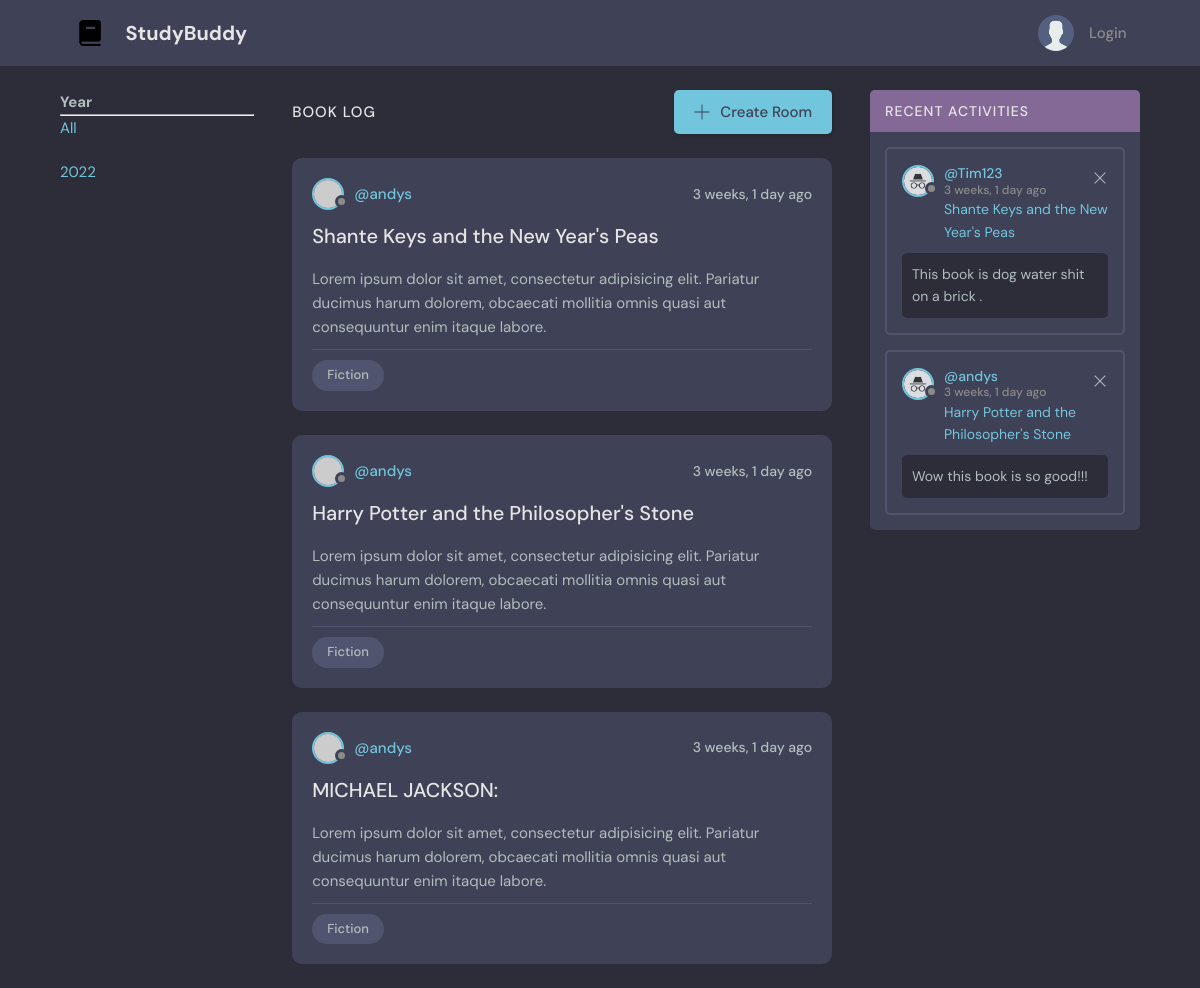
The app's page /, older data.
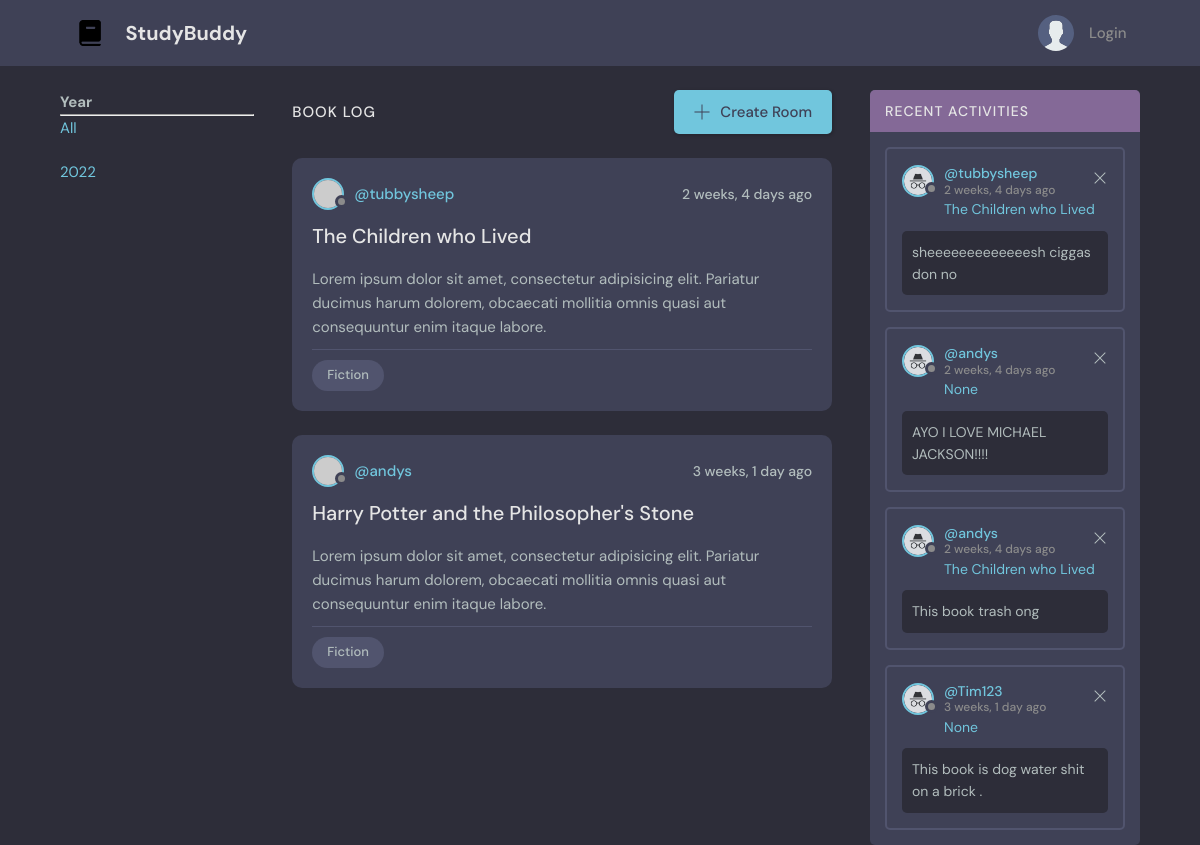
The same page, newer data.
### base/models.py (models this page shows)
class Slot(models.Model):
    host = models.ForeignKey(User, on_delete=models.SET_NULL, null=True)
    book_id = models.CharField(max_length=60)
    title = models.TextField(blank=True, null=True)
    description = models.TextField(blank=True, null=True)
    updated = models.DateTimeField(auto_now=True) #when affected
    created = models.DateTimeField(auto_now_add=True) #intial time
    def __str__(self):
        return str(self.title)
    class Meta:
        ordering = ['-updated', '-created']

class Blog(models.Model):
    user = models.ForeignKey(User, on_delete=models.SET_NULL, null=True)
    slot = models.ForeignKey(Slot, on_delete=models.SET_NULL, null=True)
    body = models.TextField()
    updated = models.DateTimeField(auto_now=True) #when affected
    created = models.DateTimeField(auto_now_add=True) #intial time
    class Meta:
        ordering = ['-updated', '-created']
    def __str__(self):
        return str(self.body[0:50])

### base/views.py (the view)
# urls.py: path('', views.homeView, name='home'),
def homeView(request):
    slots = Slot.objects.all()
    blogs = Blog.objects.all()[:4]
    years = []
    for slot in slots:
        if  slot.created.year not in years:
            years.append(slot.created.year)
    context = {'slots':slots, 'blogs':blogs, 'years':years}
    return render(request, 'base/home.html', context)

### base/templates/base/home.html
{% extends 'main.html' %}
{% block content %}
    <main class="layout layout--3">
      <div class="container">
        {% include 'base/componets/year_componet.html' %}
        <div class="roomList">
          <div class="roomList__header">
            <div>
              <h2>Book Log</h2>
            </div>
            <a class="btn btn--main" href="{% url 'select-book' %}">
              <svg version="1.1" xmlns="http://www.w3.org/2000/svg" width="32" height="32" viewBox="0 0 32 32">
                <title>add</title>
                <path
                  d="M16.943 0.943h-1.885v14.115h-14.115v1.885h14.115v14.115h1.885v-14.115h14.115v-1.885h-14.115v-14.115z"
                ></path>
              </svg>
              Create Room
            </a>
          </div>
          {% include 'base/componets/room_componet.html' %}
        </div>
        <div class="activities">
          <div class="activities__header">
            <h2>Recent Activities</h2>
          </div>
          {% include 'base/componets/activity_componet.html' %}
        </div>
      </div>
    </main>
{% endblock %}

### templates/main.html (shortened to what this page needs)
<!DOCTYPE html>
{% load static %}
<html lang="en">
  <head>
    <link rel="stylesheet" href="{% static 'styles/style.css' %}"/>
  </head>
  <body>
    {% include 'navbar.html' %}
    {% block content %}
    {% endblock content %}
  </body>
</html>

### templates/navbar.html (shortened to what this page needs)
{% load static %}
    <header class="header header--loggedIn">
        <div class="container">
          <a href="{% url 'home' %}" class="header__logo">
            <img src="{% static 'images/logo.png' %}" />
            <h1>StudyBuddy</h1>
          </a>
          <nav class="header__menu">
            {% if request.user.is_authenticated %}
            <div class="header__user">
              <a href="profile.html">
                <div class="avatar avatar--medium active">
                  <img src="{% static 'images/profile.png' %}" />
                </div>
                <p>{{request.user}}</p>
              </a>
              <button class="dropdown-button">
                <svg version="1.1" xmlns="http://www.w3.org/2000/svg" width="32" height="32" viewBox="0 0 32 32">
                  <title>chevron-down</title>
                  <path d="M16 21l-13-13h-3l16 16 16-16h-3l-13 13z"></path>
                </svg>
              </button>
            </div>
            {% else %}
            <a href="{% url 'login' %}">
              <img src="{% static 'images/avatar.svg' %}" />
              <p>Login</p>
            </a>
            {% endif %}
          </nav>
        </div>
      </header>

### base/templates/base/componets/year_componet.html
<div class="topics">
  <div class="topics__header">
    <h3>Year</h3>
    <hr>
    <div>
        <a href="{% url 'home' %}">All</a>
    </div>
  </div>
  <ul class="topics__list">
    {% for year in years %}
    <div>
        <a href="{% url 'home' %}?q={{year}}">{{year}}</a>
    </div>
    {% endfor %}
  </ul>
</div>

### base/templates/base/componets/room_componet.html
{% for slot in slots %}
<div class="roomListRoom">
  <div class="roomListRoom__header">
    <a href="{%url 'room' slot.id %}" class="roomListRoom__author">
      <div class="avatar avatar--small">
        <img src="https://randomuser.me/api/portraits/women/11.jpg" />
      </div>
      <span>@{{slot.host}}</span>
    </a>
    <div class="roomListRoom__actions">
      <span>{{slot.created|timesince}} ago</span>
    </div>
  </div>
  <div class="roomListRoom__content">
    <a href="{%url 'room' slot.id %}">{{slot.title}}</a>
    <p>
      Lorem ipsum dolor sit amet, consectetur adipisicing elit. Pariatur ducimus harum dolorem, obcaecati
      mollitia omnis quasi aut consequuntur enim itaque labore.
    </p>
  </div>
  <div class="roomListRoom__meta">
    <p class="roomListRoom__topic">Fiction</p>
  </div>
</div>
{% endfor %}

### base/templates/base/componets/activity_componet.html
{% load static %}
{% for blog in blogs %}
<div class="activities__box">
  <div class="activities__boxHeader roomListRoom__header">
    <a href="profile.html" class="roomListRoom__author">
      <div class="avatar avatar--small">
        <img src="{% static 'images/profile.png' %}" />
      </div>
      <p>
        @{{blog.user}}
        <span>{{blog.updated|timesince}} ago</span>
      </p>
    </a>
    <div class="roomListRoom__actions">
      <a href="#">
        <svg version="1.1" xmlns="http://www.w3.org/2000/svg" width="32" height="32" viewBox="0 0 32 32">
          <title>remove</title>
          <path
            d="M27.314 6.019l-1.333-1.333-9.98 9.981-9.981-9.981-1.333 1.333 9.981 9.981-9.981 9.98 1.333 1.333 9.981-9.98 9.98 9.98 1.333-1.333-9.98-9.98 9.98-9.981z"
          ></path>
        </svg>
      </a>
    </div>
  </div>
  <div class="activities__boxContent">
    <p><a href="{% url 'room' blog.slot.id %}">{{blog.slot}}</a></p>
    <div class="activities__boxRoomContent">
      {{blog}}
    </div>
  </div>
</div>
{% endfor %}

Row changes from the older to the newer data that the page shows:
removed Slot: host "andys", created "3 weeks, 1 day", title "Shante Keys and the New Year's Peas"
removed Slot: host "andys", created "3 weeks, 1 day", title "MICHAEL JACKSON:"
no longer on this page (row unchanged): Blog: user "andys", updated "3 weeks, 1 day", slot "Harry Potter and the Philosopher's Stone", body "Wow this book is so good!!!"
added Slot: host "tubbysheep", created "2 weeks, 4 days", title "The Children who Lived"
added Blog: user "tubbysheep", updated "2 weeks, 4 days", slot "The Children who Lived", body "sheeeeeeeeeeeeesh ciggas don no"
added Blog: user "andys", updated "2 weeks, 4 days", slot "None", body "AYO I LOVE MICHAEL JACKSON!!!!"
added Blog: user "andys", updated "2 weeks, 4 days", slot "The Children who Lived", body "This book trash ong"
changed Blog "This book is dog water shit on a brick .": slot "Shante Keys and the New Year's Peas" → "None"
